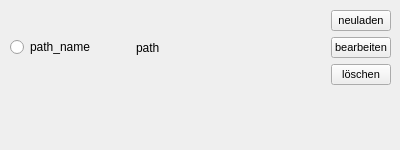
<?xml version="1.0" encoding="UTF-8"?>
<ui version="4.0">
 <class>Form</class>
 <widget class="QWidget" name="Form">
  <property name="geometry">
   <rect>
    <x>0</x>
    <y>0</y>
    <width>400</width>
    <height>150</height>
   </rect>
  </property>
  <property name="minimumSize">
   <size>
    <width>0</width>
    <height>150</height>
   </size>
  </property>
  <property name="maximumSize">
   <size>
    <width>1920</width>
    <height>150</height>
   </size>
  </property>
  <property name="windowTitle">
   <string>Form</string>
  </property>
  <widget class="QWidget" name="">
   <property name="geometry">
    <rect>
     <x>10</x>
     <y>10</y>
     <width>381</width>
     <height>181</height>
    </rect>
   </property>
   <layout class="QVBoxLayout" name="verticalLayout_2">
    <item>
     <layout class="QHBoxLayout" name="horizontalLayout">
      <item>
       <widget class="QRadioButton" name="radioButton">
        <property name="maximumSize">
         <size>
          <width>120</width>
          <height>16777215</height>
         </size>
        </property>
        <property name="text">
         <string>path_name</string>
        </property>
       </widget>
      </item>
      <item>
       <widget class="QLabel" name="label">
        <property name="text">
         <string>path</string>
        </property>
       </widget>
      </item>
      <item>
       <layout class="QVBoxLayout" name="verticalLayout">
        <property name="leftMargin">
         <number>55</number>
        </property>
        <property name="rightMargin">
         <number>0</number>
        </property>
        <item>
         <widget class="QPushButton" name="pushButton">
          <property name="maximumSize">
           <size>
            <width>60</width>
            <height>30</height>
           </size>
          </property>
          <property name="font">
           <font>
            <pointsize>8</pointsize>
           </font>
          </property>
          <property name="toolTip">
           <string>Verzeichnis neu scannen</string>
          </property>
          <property name="text">
           <string>neuladen</string>
          </property>
         </widget>
        </item>
        <item>
         <widget class="QPushButton" name="pushButton_3">
          <property name="maximumSize">
           <size>
            <width>60</width>
            <height>30</height>
           </size>
          </property>
          <property name="font">
           <font>
            <pointsize>8</pointsize>
           </font>
          </property>
          <property name="text">
           <string>bearbeiten</string>
          </property>
         </widget>
        </item>
        <item>
         <widget class="QPushButton" name="pushButton_2">
          <property name="sizePolicy">
           <sizepolicy hsizetype="Fixed" vsizetype="Fixed">
            <horstretch>0</horstretch>
            <verstretch>0</verstretch>
           </sizepolicy>
          </property>
          <property name="minimumSize">
           <size>
            <width>20</width>
            <height>20</height>
           </size>
          </property>
          <property name="maximumSize">
           <size>
            <width>60</width>
            <height>30</height>
           </size>
          </property>
          <property name="baseSize">
           <size>
            <width>20</width>
            <height>20</height>
           </size>
          </property>
          <property name="font">
           <font>
            <pointsize>8</pointsize>
           </font>
          </property>
          <property name="toolTip">
           <string>&lt;html&gt;&lt;head/&gt;&lt;body&gt;&lt;p&gt;Verzeichnis löschen&lt;/p&gt;&lt;/body&gt;&lt;/html&gt;</string>
          </property>
          <property name="text">
           <string>löschen</string>
          </property>
         </widget>
        </item>
       </layout>
      </item>
     </layout>
    </item>
    <item>
     <layout class="QHBoxLayout" name="horizontalLayout_2">
      <item>
       <widget class="QLabel" name="label_2">
        <property name="text">
         <string/>
        </property>
       </widget>
      </item>
      <item>
       <widget class="QLabel" name="label_3">
        <property name="text">
         <string/>
        </property>
       </widget>
      </item>
     </layout>
    </item>
    <item>
     <layout class="QHBoxLayout" name="horizontalLayout_3">
      <item>
       <widget class="QLabel" name="label_4">
        <property name="text">
         <string/>
        </property>
       </widget>
      </item>
      <item>
       <widget class="QLabel" name="label_5">
        <property name="text">
         <string/>
        </property>
       </widget>
      </item>
     </layout>
    </item>
   </layout>
  </widget>
 </widget>
 <resources/>
 <connections/>
</ui>
